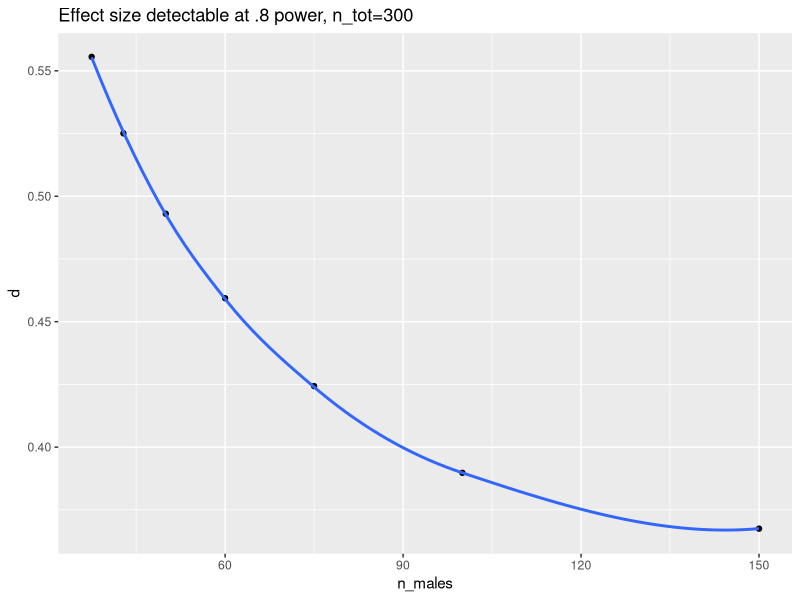

This figure's R source:
## ---- chunk 1
knitr::opts_chunk$set(echo = FALSE, 
                      fig.align = "center",
                      out.width = "900px")
## ---- chunk 2
knitr::include_graphics("https://www.nature.com/article-assets/npg/nathumbehav/2017/s41562-016-0021/images_hires/w926/s41562-016-0021-f1.jpg")
## ---- chunk 3
knitr::include_graphics("https://journals.plos.org/plosbiology/article/figure/image?size=large&id=10.1371/journal.pbio.2000797.g003")
## ---- chunk 4
library(tidyverse)

power_to_df <- function(x) {
  df <- data.frame(n1 = x$n1, n2 = x$n2, d = x$d, sig.level = x$sig.level, power = x$power, alternative = x$alternative)
  df
}

power_from_p_male <- function(p_male) {
  n_male <- p_male*300
  n_female <- 300 - n_male
  pwr::pwr.t2n.test(n_male, n_female, sig.level = 0.01, 
                    power = .8, alternative = "greater")
}

pow_calc <- function(p_male) {
  power_to_df(power_from_p_male(p_male))
}

purrr::map_dfr(1/(2:8), pow_calc) %>%
  dplyr::rename(., n_males = n1) %>%
  ggplot2::ggplot(.) + 
  ggplot2::aes(n_males, d) + 
  ggplot2::geom_point() +
  ggplot2::geom_smooth(se = FALSE) +
  ggplot2::ggtitle("Effect size detectable at .8 power, n_tot=300")
## ---- chunk 5
library(DiagrammeR)
grViz("
      digraph {
      layout = dot
      node [shape = square]
      Analyze -> Evaluate
      Evaluate -> Analyze
      }")
## ---- chunk 6

# Helpful site: https://mikeyharper.uk/flowcharts-in-r-using-diagrammer/

grViz("
      digraph {
      graph [layout = dot, rankdir = LR]
      node [shape = circle, fillcolor = Linen]
      
      # Nod definitions
      E1, E2, En [shape = circle]
      S1, S2, Sn [shape = square]
      XL1, XL2, XLn, XLall  [shape = folder]
      Stat [shape = triangle]
      MSWd, Ppt [shape = rectangle]
      
      # Edge definitions
      E1 -> XL1
      S1 -> XL1
      E2 -> XL2
      S2 -> XL2
      En -> XLn
      Sn -> XLn
      {XL1, XL2, XLn} -> XLall
      XLall -> Stat
      Stat -> {XLplot, MSWd, Ppt}
      XLplot -> {MSWd, Ppt}
      }")
## ---- chunk 7
grViz("
      digraph {
      graph [layout = dot, rankdir = LR]
      
      # Node defaults
      node [shape = circle]
      
       [shape = folder, fillcolor = Linen]
      BOLD, DTI [shape = folder, fillcolor = Beige]
      MNI  [shape = folder, fillcolor = Linen]
      Plot, Stats [shape = rectangle]
      MSWd, Ppt [shape = oval]
      
      # Edge structure
      {T1, MNI} -> StrNorm
      {BOLD, StrNorm} -> BOLDNorm
      {Behavior, BOLDNorm} -> FuncBeh
      {DTI, StrNorm} -> DTINorm
      {FuncBeh, Demog, DTINorm} -> Part
      Part -> {Plot, Stats}
      Stats -> {MSWd, Ppt}
      Plot -> {MSWd, Ppt}
      }")
## ---- chunk 8
# read data files, first row (header) contains variable names
demo <- read.csv(file = "csv/study-1-demo-agg.csv", header = TRUE)
rt <- read.csv(file = "csv/study-1-rt-agg.csv", header = TRUE)

# merge and print
merged <- merge(demo, rt, by = "subID")
merged
## ---- chunk 9
sessionInfo()
